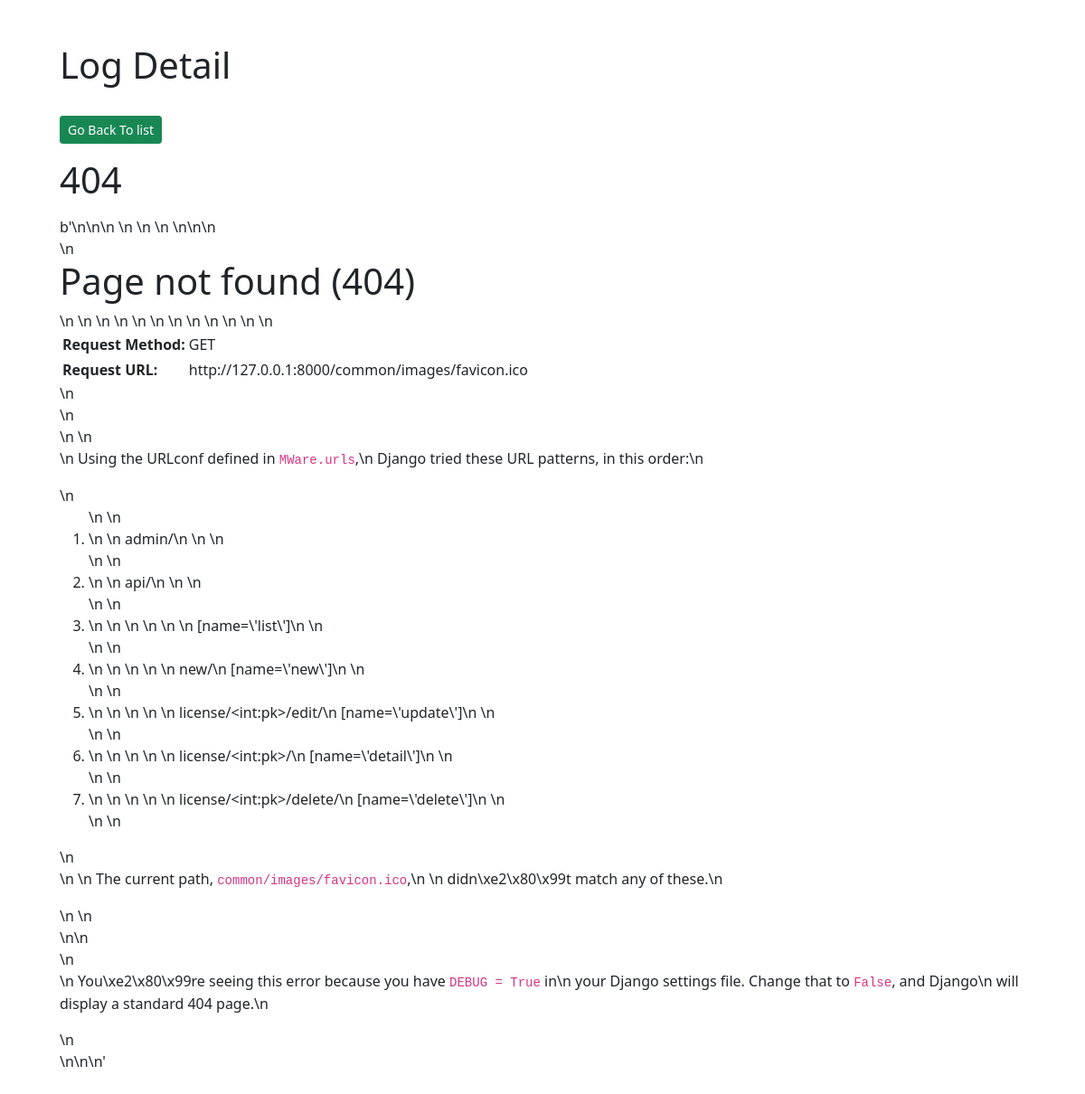
Page /license/3/ on the committed database.
### log/models.py (models this page shows)
class ResponseStatusLog(models.Model):
    json_response = models.JSONField(default=dict)
    class Meta:
        verbose_name = "Response Status Log"
        verbose_name_plural = "Response Status Logs"

### log/views/appviews.py (the view)
# urls.py: path('license/<int:pk>/', LogDetailView.as_view(), name='detail'),
class LogDetailView(DetailView):
    model = ResponseStatusLog
    queryset = ResponseStatusLog.objects.all()
    template_name = "log/log_detail.html"
    extra_context = {
        'title': 'Log Detail',
    }

### log/templates/log/log_detail.html
{% extends 'base.html' %}
{% block body_content %}
  <div class="container-md">
    <div class="form-container p-md-4">
      <h1 class="py-4">
        {{title}}
      </h1>
      <a href="{% url 'log:list' %}" class="btn btn-success btn-sm">Go Back To list</a>
      <h1 class="my-2 py-2">{{ object.json_response.status_code | title}}</h1>
      <div class="blog">
        {{ object.json_response.error | safe }}
      </div>
    </div>
  </div>
{% endblock %}

### rows in the picture
ResponseStatusLog: json_response.status_code "404", json_response.error "b' \\n \\n \\n \\n \\n \\n \\n \\n \\n \\n Page not found (404) \\n \\n \\n \\n \\n \\n \\n \\n \\n \\n \\n \\n Request Method: GET Request URL: http://127.0.0.1:8000/common/images/favicon.ico \\n \\n \\n \\n \\n Using the URLconf defined in MWare.urls ,\\n Django tried these URL patterns, in this order:\\n \\n \\n \\n \\n \\n admin/\\n \\n \\n \\n \\n \\n \\n api/\\n \\n \\n \\n \\n \\n \\n \\n \\n \\n \\n [name=\\'list\\']\\n \\n \\n \\n \\n \\n \\n \\n \\n new/\\n [name=\\'new\\']\\n \\n \\n \\n \\n \\n \\n \\n \\n license/<int:pk>/edit/\\n [name=\\'update\\']\\n \\n \\n \\n \\n \\n \\n \\n \\n license/<int:pk>/\\n [name=\\'detail\\']\\n \\n \\n \\n \\n \\n \\n \\n \\n license/<int:pk>/delete/\\n [name=\\'delete\\']\\n \\n \\n \\n \\n \\n \\n The current path, common/images/favicon.ico ,\\n \\n…"

### other values in the picture
{{ title }} "Log Detail"
